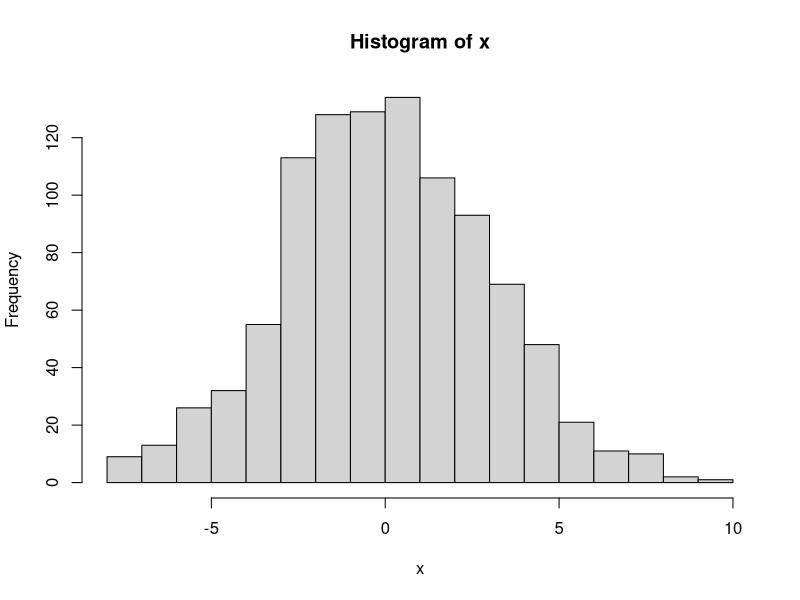
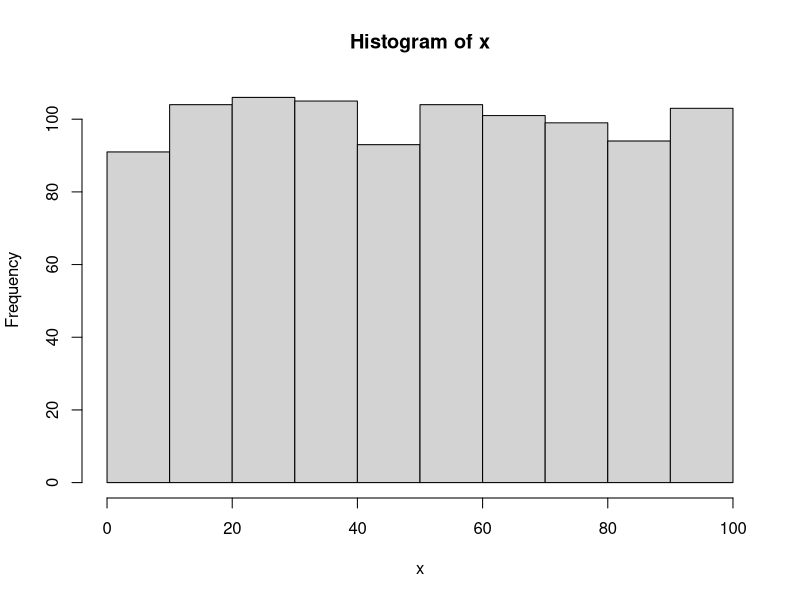
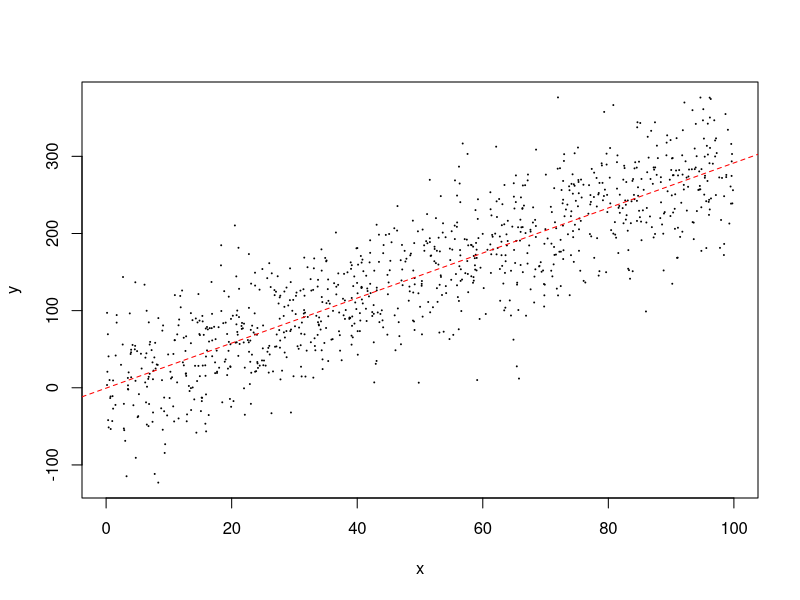

Reproduce these figures in R, in order.
##this script contains data ana a few plots

x <- rnorm(n = 1000, mean = 0, sd = 3)
hist(x, nclass=20)

###create linear regression
m <- 3
b <- -2
eps <- rnorm(1000,mean=0,sd=50)
x <-runif(1000, 0, 100)
hist(x)

y <- m*x + b + eps

plot (x,y, cex = .05)

abline(lm(y~x), lty = 2, col = "red")